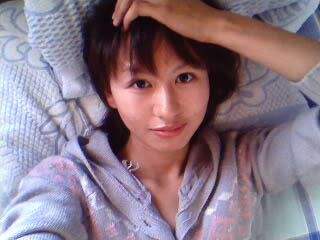
//> input picture Learning OpenCV/Chapter 3 - Getting to Know OpenCV/Debug/ChenLi.jpg, 320 x 240 px
$ ./Exercise_3_7 Debug/ChenLi.jpg   (built with g++ and OpenCV 4)
//> lines starting //> are read from the running program, lines starting //| are printed output that depends on the picture; after the words box and inside, x2 and y2 are one past the last pixel; in counts of white or black regions, pixels touching at a corner belong together
/////////////////////////////////////////////////////////////////
// Date:      2009-10-16
// Author:    Yishi Guo
// Exercise:  3.7
// Page:      88
// Content:   Create a mask using cvCmp
//            cvSplit, cvCloneImage, cvMinMaxLoc, cvSet,
//            cvSetZero, cvCmp, cvSubS
/////////////////////////////////////////////////////////////////
#include <cv.h>
#include <highgui.h>
#include <iostream.h>

int main( int argc, char** argv ) {
	if ( argc >= 2 ) {
		IplImage* img = cvLoadImage( argv[1] );
//> img is the input picture: 240 rows x 320 cols, CV_8UC3; mean B, G, R 132.8, 119.9, 139
		IplImage* img_red = cvCreateImage( cvGetSize(img), img->depth, 1 );
		IplImage* img_green = cvCreateImage( cvGetSize(img), img->depth, 1 );
		IplImage* img_blue = cvCreateImage( cvGetSize(img), img->depth, 1 );

		IplImage* clone1 = NULL;
		IplImage* clone2 = NULL;

		double min, max;

		// For debug
		// cout << "Channels: " << img->nChannels << endl;

		// Part-A:
		//
		cvSplit( img, img_red, img_green, img_blue, 0 );
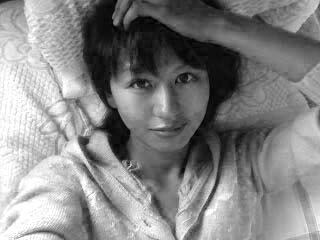
//> img_red: 240 rows x 320 cols, CV_8UC1; min 0, max 255, mean 132.8
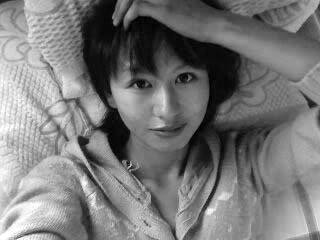
//> img_green: 240 rows x 320 cols, CV_8UC1; min 0, max 255, mean 119.9
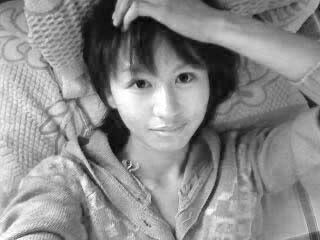
//> img_blue: 240 rows x 320 cols, CV_8UC1; min 0, max 255, mean 139

		// Part-B:
		//
		clone1 = cvCloneImage( img_green );
		clone2 = cvCloneImage( img_green );

		// Part-C:
		//
		cvMinMaxLoc( img_green, &min, &max );
//> min = 0; max = 255
		// For debug
		cout << "Max: " << max << " Min: " << min << endl;
//> (this line was passed over: cout is not available in this run)

		// Part-D:
		//
		uchar thresh = (unsigned char)((max - min)/2.0);
//> thresh = 127
		cvSet( clone1, cvScalarAll(thresh) );
//> clone1: 240 rows x 320 cols, CV_8UC1; every value is 127

		// Part-E:
		//
		cvSetZero( clone2 );
//> clone2: 240 rows x 320 cols, CV_8UC1; every value is 0
		cvCmp( img_green, clone1, clone2, CV_CMP_GE );
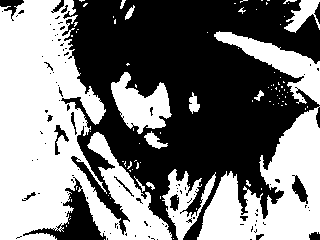
//> clone2: 240 rows x 320 cols, CV_8UC1; 48.5% white; 92 white regions (77 under 20 px), largest, box (x1, y1, x2, y2) and area: (0, 0, 172, 240) 21570, (197, 106, 320, 240) 8405, (214, 31, 320, 105) 2421

		// Part-F:
		cvSubS( img_green, cvScalarAll(thresh/2), img_green, clone2 );
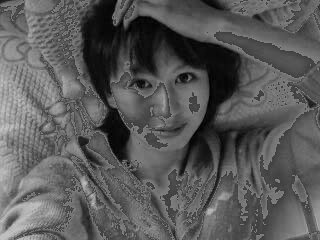
//> img_green: 240 rows x 320 cols, CV_8UC1; min 0, max 192, mean 89.4

		cvNamedWindow( "Exercise 3-7 Green", CV_WINDOW_AUTOSIZE );
		cvShowImage( "Exercise 3-7 Green", img_green );

		cvWaitKey(0);

		cvReleaseImage( &img );
		cvReleaseImage( &img_red );
		cvReleaseImage( &img_green );
		cvReleaseImage( &img_blue );

		cvDestroyWindow( "Exercise 3-7 Green" );

		return 0;
//> (the program exits here)
